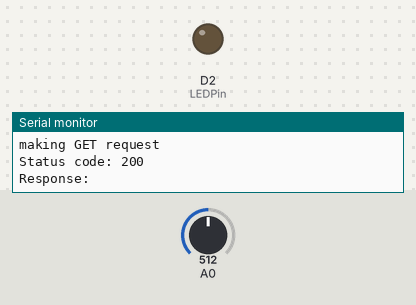
This sketch was run on a simulated Arduino MKR. Shown: output pins drawn as LEDs (lit = HIGH), the last lines printed to the serial monitor. Inputs (shaded band) come from the test bench; at power-on: A0 = 512. WiFi joins after 1.5 s; servers stay silent unless stated; uploads are accepted with an empty reply; not simulated (calls return 0 or success): arduino_secrets.h.

Above: at 5.0 s.
At 13.5 s:
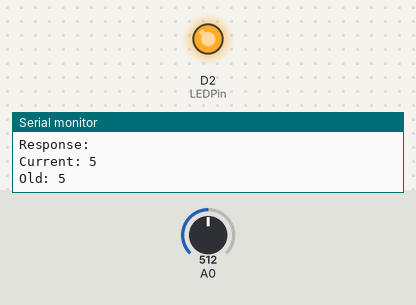
Timing chart, 0 to 29.9 s (numbered marks = the images above):
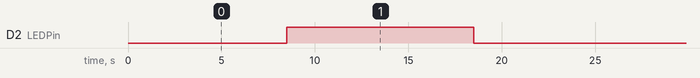

The sketch:

triangle_post_poll_combined_ID_test.ino
```cpp
#include <ArduinoHttpClient.h>
//#include <WiFi101.h>
#include <WiFiNINA.h>
#include "arduino_secrets.h"

// droplet address
char serverAddress[] = "206.189.189.187";  // server address
//keep this port the same
int port = 8080;
//pot initializer vars
int oldPot = 0;
int currentPot = 0;
//LED pin var
const int LEDPin = 2;
//boolean var for toggling when we need to turn LED on
bool friend_update = false;

//leftovers from previous code
//bool friend1_update = false;
//bool friend2_update = false;

//status code placeholder vars for each user (dummy device, ben, xtina, em)
int getStatusCode1 = 0;
int getStatusCode2 = 0;
int getStatusCode3 = 0;
int getStatusCode4 = 0;
//leftover from previous code vars
//int last_friend1_ID = 0;
//int last_friend2_ID = 0;

//aggregate transaction ID counter, incremented as posts are "gotted"
int last_ID = 1;

//connect to WiFi
WiFiClient wifi;
HttpClient client = HttpClient(wifi, serverAddress, port);
int status = WL_IDLE_STATUS;

void setup() {
  pinMode(LEDPin, OUTPUT);
  Serial.begin(9600);
  while ( status != WL_CONNECTED) {
    Serial.print("Attempting to connect to Network named: ");
    Serial.println(SECRET_SSID);                   // print the network name (SSID);

    // Connect to WPA/WPA2 network:
    status = WiFi.begin(SECRET_SSID, SECRET_PASS);
  }

  // print the SSID of the network you're attached to:
  Serial.print("SSID: ");
  Serial.println(WiFi.SSID());

  // print your WiFi shield's IP address:
  IPAddress ip = WiFi.localIP();
  Serial.print("IP Address: ");
  Serial.println(ip);
}

void loop() {
  //check for updates from dummy device
  getDummyPotUpdate();

  //check for updates from my device
  getMyPotUpdate();

  //check for updates from other devices
  getFriend1PotUpdate();
  getFriend2PotUpdate();

  //if there's an update, next function returns true
  friendUpdate();
  delay(3000);

  //also check if we need to post an update of our own pot
  postPotUpdate();
  delay(3000);

  //if there is an update from friends, turn an LED ON for 10 seconds
  if (friend_update) {
    digitalWrite(LEDPin, HIGH);
    delay(10000);
    digitalWrite(LEDPin, LOW);
    delay(10);
  }
  //otherwise we keep the LED off
  else {
    digitalWrite(LEDPin, LOW);
    //toggle the friend update bool back to off until next update
    friend_update = false;
  }

  Serial.println("Wait five seconds");

  //repeat every 5 seconds
  delay(5000);
}

void postPotUpdate() {

  int potentiometer = analogRead(A0);                  // read the input pin
  currentPot = map(potentiometer, 0, 1023, 0, 10); // remap the pot value to fit in 1 byte

  if (abs(currentPot - oldPot) >= 1) {   //maybe we increase this value so it only posts for big changes?
    Serial.println("We've changed!");

    Serial.println("making POST request");
    String contentType = "application/x-www-form-urlencoded";


    //PUT YOUR MAC ADDRESS HERE instead of mine//
    String postData = "macAddress=4C:11:AE:C9:6A:E8&sessionKey=12345678&data=" + String(currentPot);
    //start and end the client end post request
    client.beginRequest();
    client.post("/data", contentType, postData);
    client.endRequest();

    //store what we get back from server
    int postStatusCode = client.responseStatusCode();
    String response = client.responseBody();
    //print it to SM for our own sake
    Serial.print("Status code: ");
    Serial.println(postStatusCode);
    Serial.print("Response: ");
    Serial.println(response);

    //reset the pot variable to the new value for next loop iteration
    oldPot = currentPot;
  }

  Serial.print("Current: ");
  Serial.println(currentPot);
  Serial.print("Old: ");
  Serial.println(oldPot);

}

int getDummyPotUpdate() {

  Serial.println("making GET request");
  client.beginRequest();

  //string for get query for latest post by the dummy mac address
  String get_data = "/data/" + String(last_ID) + "/?macAddress=AA:BB:CC:DD:EE:FF&sessionKey=12345678";

  client.get(get_data);

  //generic get all request
  //client.get("/data?macAddress=AA%3ABB%3ACC%3ADD%3AEE%3AFF&sessionKey=12345678");

  client.endRequest();

  //gather the response from the server
  getStatusCode3 = client.responseStatusCode();
  String getResponse = client.responseBody();


  //print them out for debugging
  Serial.print("Status code: ");
  Serial.println(getStatusCode3);
  Serial.print("Response: ");
  Serial.println(getResponse);

  //return the status code
  return getStatusCode3;

}

int getFriend1PotUpdate() {

  Serial.println("making GET request");
  client.beginRequest();

  //REPLACE MAC ADDRESS OF FRIEND1 HERE
  //Emily MAC: A4:CF:12:22:1A:1C


  //string for get query for latest post by the Emily (friend1 in my case) mac address
  String get_data = "/data/" + String(last_ID) + "/?macAddress=A4:CF:12:22:1A:1C&sessionKey=12345678";
  client.get(get_data);
  client.endRequest();

  //gather the status response from the server, also store the body into a string and get its length
  getStatusCode1 = client.responseStatusCode();
  String getResponse = client.responseBody();

  //print them out for debugging
  Serial.print("Status code: ");
  Serial.println(getStatusCode1);
  Serial.print("Response: ");
  Serial.println(getResponse);

  //return the status code
  return getStatusCode1;

}

int getFriend2PotUpdate() {

  Serial.println("making GET request");
  client.beginRequest();

  //REPLACE MAC ADDRESS OF FRIEND2 HERE
  //Christina MAC: A4:CF:12:23:4E:7C


  //string for get query for latest post by the Christina (friend2 in my case) mac address
  String get_data = "/data/" + String(last_ID) + "/?macAddress=A4:CF:12:23:4E:7C&sessionKey=12345678";
  client.get(get_data);
  client.endRequest();

  //gather the status response from the server
  getStatusCode2 = client.responseStatusCode();
  String getResponse = client.responseBody();

  //print for debugging
  Serial.print("Status code: ");
  Serial.println(getStatusCode2);
  Serial.print("Response: ");
  Serial.println(getResponse);

  //return status code
  return getStatusCode2;


}

int getMyPotUpdate() {

  Serial.println("making GET request");
  client.beginRequest();

    //string for get query for latest post by my mac address
  String get_data = "/data/" + String(last_ID) + "/?macAddress=4C:11:AE:C9:6A:E8&sessionKey=12345678";
  client.get(get_data);
  client.endRequest();

  //gather the status response from the server, also store the body into a string and get its length
  getStatusCode4 = client.responseStatusCode();
  String getResponse = client.responseBody();


  Serial.print("Status code: ");
  Serial.println(getStatusCode2);
  Serial.print("Response: ");
  Serial.println(getResponse);

  //return status code

  return getStatusCode4;


}


void friendUpdate() {

//if any of our status codes from our get requests returns 200 (OK), there is an update, toggle boolean to true and increment our aggregate ID counter
  if (getStatusCode1 == 200  || getStatusCode2 == 200 || getStatusCode3 == 200 || getStatusCode4 == 200) {
    last_ID++;
    friend_update = true;
  }
//otherwise (404 code) no update posted
  else {
    friend_update = false;
  }

}
```

Measured:
- by itself, D2 (LEDPin): alternates HIGH for 10.0 s and LOW for 11.8 s
